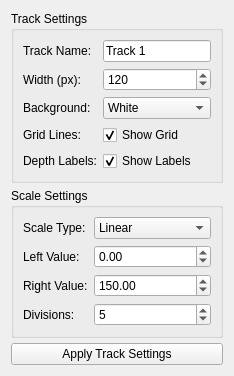
       <widget class="QWidget" name="tabTrackProps">
        <attribute name="title">
         <string>Track</string>
        </attribute>
        <layout class="QVBoxLayout" name="layoutTrackProps">
         <property name="spacing">
          <number>5</number>
         </property>
         <item>
          <widget class="QGroupBox" name="groupTrackGeneral">
           <property name="title">
            <string>Track Settings</string>
           </property>
           <layout class="QFormLayout" name="formTrackGeneral">
            <property name="verticalSpacing">
             <number>6</number>
            </property>
            <item row="0" column="0">
             <widget class="QLabel" name="lblTrackName">
              <property name="text">
               <string>Track Name:</string>
              </property>
             </widget>
            </item>
            <item row="0" column="1">
             <widget class="QLineEdit" name="lineEditTrackName">
              <property name="text">
               <string>Track 1</string>
              </property>
             </widget>
            </item>
            <item row="1" column="0">
             <widget class="QLabel" name="lblTrackWidth">
              <property name="text">
               <string>Width (px):</string>
              </property>
             </widget>
            </item>
            <item row="1" column="1">
             <widget class="QSpinBox" name="spinTrackWidth">
              <property name="minimum">
               <number>20</number>
              </property>
              <property name="maximum">
               <number>600</number>
              </property>
              <property name="value">
               <number>120</number>
              </property>
             </widget>
            </item>
            <item row="2" column="0">
             <widget class="QLabel" name="lblTrackBg">
              <property name="text">
               <string>Background:</string>
              </property>
             </widget>
            </item>
            <item row="2" column="1">
             <widget class="QComboBox" name="comboTrackBg">
              <item>
               <property name="text">
                <string>White</string>
               </property>
              </item>
              <item>
               <property name="text">
                <string>Light Gray</string>
               </property>
              </item>
              <item>
               <property name="text">
                <string>Light Yellow</string>
               </property>
              </item>
              <item>
               <property name="text">
                <string>Light Blue</string>
               </property>
              </item>
              <item>
               <property name="text">
                <string>Custom...</string>
               </property>
              </item>
             </widget>
            </item>
            <item row="3" column="0">
             <widget class="QLabel" name="lblTrackGrid">
              <property name="text">
               <string>Grid Lines:</string>
              </property>
             </widget>
            </item>
            <item row="3" column="1">
             <widget class="QCheckBox" name="checkTrackGrid">
              <property name="text">
               <string>Show Grid</string>
              </property>
              <property name="checked">
               <bool>true</bool>
              </property>
             </widget>
            </item>
            <item row="4" column="0">
             <widget class="QLabel" name="lblTrackDepthLabel">
              <property name="text">
               <string>Depth Labels:</string>
              </property>
             </widget>
            </item>
            <item row="4" column="1">
             <widget class="QCheckBox" name="checkTrackDepthLabel">
              <property name="text">
               <string>Show Labels</string>
              </property>
              <property name="checked">
               <bool>true</bool>
              </property>
             </widget>
            </item>
           </layout>
          </widget>
         </item>
         <item>
          <widget class="QGroupBox" name="groupTrackScale">
           <property name="title">
            <string>Scale Settings</string>
           </property>
           <layout class="QFormLayout" name="formTrackScale">
            <property name="verticalSpacing">
             <number>6</number>
            </property>
            <item row="0" column="0">
             <widget class="QLabel" name="lblScaleType">
              <property name="text">
               <string>Scale Type:</string>
              </property>
             </widget>
            </item>
            <item row="0" column="1">
             <widget class="QComboBox" name="comboScaleType">
              <item>
               <property name="text">
                <string>Linear</string>
               </property>
              </item>
              <item>
               <property name="text">
                <string>Logarithmic</string>
               </property>
              </item>
             </widget>
            </item>
            <item row="1" column="0">
             <widget class="QLabel" name="lblScaleLeft">
              <property name="text">
               <string>Left Value:</string>
              </property>
             </widget>
            </item>
            <item row="1" column="1">
             <widget class="QDoubleSpinBox" name="spinScaleLeft">
              <property name="decimals">
               <number>2</number>
              </property>
              <property name="minimum">
               <double>-9999.000000000000000</double>
              </property>
              <property name="maximum">
               <double>99999.000000000000000</double>
              </property>
              <property name="value">
               <double>0.000000000000000</double>
              </property>
             </widget>
            </item>
            <item row="2" column="0">
             <widget class="QLabel" name="lblScaleRight">
              <property name="text">
               <string>Right Value:</string>
              </property>
             </widget>
            </item>
            <item row="2" column="1">
             <widget class="QDoubleSpinBox" name="spinScaleRight">
              <property name="decimals">
               <number>2</number>
              </property>
              <property name="minimum">
               <double>-9999.000000000000000</double>
              </property>
              <property name="maximum">
               <double>99999.000000000000000</double>
              </property>
              <property name="value">
               <double>150.000000000000000</double>
              </property>
             </widget>
            </item>
            <item row="3" column="0">
             <widget class="QLabel" name="lblGridDivs">
              <property name="text">
               <string>Divisions:</string>
              </property>
             </widget>
            </item>
            <item row="3" column="1">
             <widget class="QSpinBox" name="spinGridDivs">
              <property name="minimum">
               <number>1</number>
              </property>
              <property name="maximum">
               <number>20</number>
              </property>
              <property name="value">
               <number>5</number>
              </property>
             </widget>
            </item>
           </layout>
          </widget>
         </item>
         <item>
          <widget class="QPushButton" name="btnApplyTrack">
           <property name="text">
            <string>Apply Track Settings</string>
           </property>
          </widget>
         </item>
        </layout>
       </widget>
